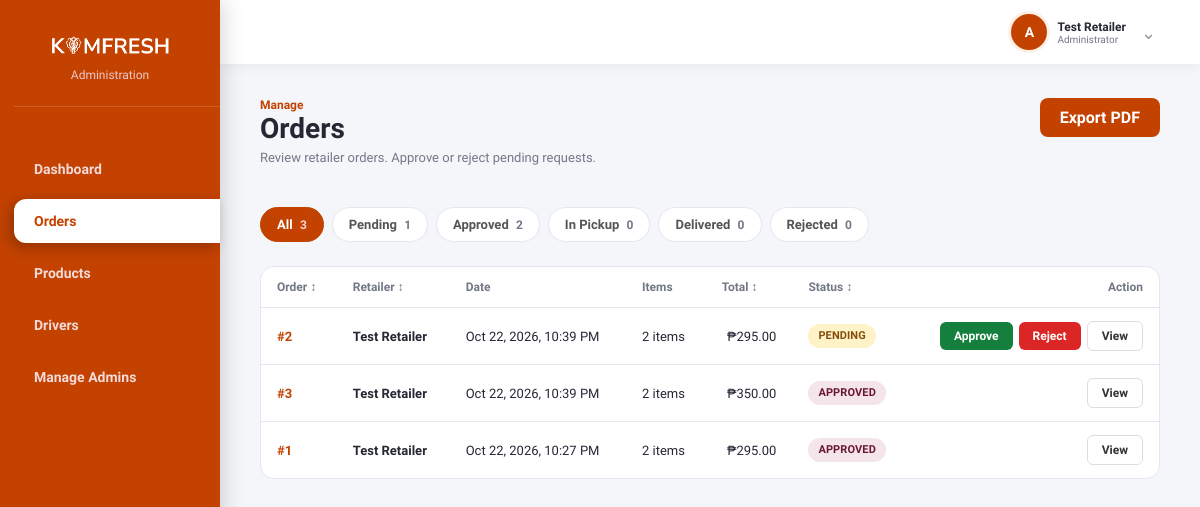
Screenshot of /php-web/orders.php (signed in) with the database file from the repository.
### tables this page shows
CREATE TABLE `order` (
  `order_id` int NOT NULL AUTO_INCREMENT,
  `retailer_id` int DEFAULT NULL,
  `order_date` datetime DEFAULT CURRENT_TIMESTAMP,
  `total_amount` decimal(10,2) DEFAULT NULL,
  `order_status` varchar(20) DEFAULT 'pending',
  PRIMARY KEY (`order_id`),
  KEY `retailer_id` (`retailer_id`),
  CONSTRAINT `order_ibfk_1` FOREIGN KEY (`retailer_id`) REFERENCES `retailer` (`retailer_id`)
);

CREATE TABLE `retailer` (
  `retailer_id` int NOT NULL AUTO_INCREMENT,
  `name` varchar(100) DEFAULT NULL,
  `email` varchar(100) DEFAULT NULL,
  `phone` varchar(20) DEFAULT NULL,
  `password_hash` varchar(255) DEFAULT NULL,
  `address` text,
  `created_at` datetime DEFAULT CURRENT_TIMESTAMP,
  `customer_code` varchar(10) DEFAULT NULL,
  PRIMARY KEY (`retailer_id`),
  UNIQUE KEY `email` (`email`),
  UNIQUE KEY `customer_code` (`customer_code`)
);

### php-web/orders.php (the view, shortened to what this page needs)
<?php
require 'db.php';
$sort = isset($_GET['sort']) ? $_GET['sort'] : 'date_desc';
$orderBy = "o.order_date DESC";
$counts = [
    'all' => $conn->query("SELECT COUNT(*) AS c FROM `order`")->fetch_assoc()['c'],
    'pending' => $conn->query("SELECT COUNT(*) AS c FROM `order` WHERE order_status = 'pending'")->fetch_assoc()['c'],
    'approved' => $conn->query("SELECT COUNT(*) AS c FROM `order` WHERE order_status = 'approved'")->fetch_assoc()['c'],
    'waiting_for_pickup' => $conn->query("SELECT COUNT(*) AS c FROM `order` WHERE order_status = 'waiting_for_pickup'")->fetch_assoc()['c'],
    'delivered' => $conn->query("SELECT COUNT(*) AS c FROM `order` WHERE order_status = 'delivered'")->fetch_assoc()['c'],
    'rejected' => $conn->query("SELECT COUNT(*) AS c FROM `order` WHERE order_status = 'rejected'")->fetch_assoc()['c']
];
$current_filter = isset($_GET['status']) ? $_GET['status'] : 'all';
$limit = 10;
$page = isset($_GET['page']) && is_numeric($_GET['page']) ? (int)$_GET['page'] : 1;
$offset = ($page - 1) * $limit;
$baseSql = "FROM `order` o LEFT JOIN retailer r ON o.retailer_id = r.retailer_id WHERE 1=1";
$sql = "SELECT o.order_id, r.name as retailer_name, r.customer_code, r.address, o.order_status, o.total_amount, o.order_date
        $baseSql ORDER BY $orderBy LIMIT $limit OFFSET $offset";
$orders = $conn->query($sql);
?>
<!DOCTYPE html>
<html>
<head>
    <link rel="stylesheet" href="css/theme.css">
    <link rel="stylesheet" href="css/responsive.css">
    <link rel="stylesheet" href="css/orders.css">
    <link rel="stylesheet" href="css/flow.css">
</head>
<body>
    <div class="dashboard-layout">
        <aside class="sidebar">
            <div class="sidebar-brand">
                <img src="logo.png" alt="KimFresh" class="logo">
                <p>Administration</p>
            </div>
            <nav class="menu">
                <a href="dashboard.php">Dashboard</a>
                <a href="orders.php" class="active">Orders</a>
                <a href="products.php">Products</a>
                <a href="drivers.php">Drivers</a>
                <?php if ($_SESSION['admin_id'] == 1): ?>
                    <a href="superadmin.php">Manage Admins</a>
                <?php endif; ?>
            </nav>
        </aside>
        <div class="main-area">
            <header class="top-header">
                <div class="profile-menu" id="profileMenu">
                    <button type="button" class="profile-trigger" onclick="toggleProfileMenu(event)">
                        <div class="avatar">A</div>
                        <div class="user-info" style="text-align: left;">
                            <p class="user-name" style="margin: 0;"><?php echo $_SESSION['admin_name']; ?></p>
                            <p class="user-role" style="margin: 0;">Administrator</p>
                        </div>
                        <span style="font-size: 18px; color: #999; margin-left: 5px;">⌄</span>
                    </button>
                </div>
            </header>
            <main class="main-content">
                <div style="display:flex; justify-content: space-between; align-items: flex-start; margin-bottom: 20px;">
                    <div>
                        <p class="overview-label">Manage</p>
                        <h1 style="margin:0;">Orders</h1>
                        <p class="page-sub" style="margin-top:5px;">Review retailer orders. Approve or reject pending requests.</p>
                    </div>
                    <a href="?export_pdf=1" download="KimFresh_Orders.pdf" class="btn-export">Export PDF</a>
                </div>
                <div class="toolbar">
                    <div class="tabs">
                        <a href="?status=all&sort=<?php echo $sort; ?>" class="tab <?php echo $current_filter == 'all' ? 'active' : ''; ?>" style="text-decoration:none;">All <span><?php echo $counts['all']; ?></span></a>
                        <a href="?status=pending&sort=<?php echo $sort; ?>" class="tab <?php echo $current_filter == 'pending' ? 'active' : ''; ?>" style="text-decoration:none;">Pending <span><?php echo $counts['pending']; ?></span></a>
                        <a href="?status=approved&sort=<?php echo $sort; ?>" class="tab <?php echo $current_filter == 'approved' ? 'active' : ''; ?>" style="text-decoration:none;">Approved <span><?php echo $counts['approved']; ?></span></a>
                        <a href="?status=waiting_for_pickup&sort=<?php echo $sort; ?>" class="tab <?php echo $current_filter == 'waiting_for_pickup' ? 'active' : ''; ?>" style="text-decoration:none;">In Pickup <span><?php echo $counts['waiting_for_pickup']; ?></span></a>
                        <a href="?status=delivered&sort=<?php echo $sort; ?>" class="tab <?php echo $current_filter == 'delivered' ? 'active' : ''; ?>" style="text-decoration:none;">Delivered <span><?php echo $counts['delivered']; ?></span></a>
                        <a href="?status=rejected&sort=<?php echo $sort; ?>" class="tab <?php echo $current_filter == 'rejected' ? 'active' : ''; ?>" style="text-decoration:none;">Rejected <span><?php echo $counts['rejected']; ?></span></a>
                    </div>
                </div>
                <div class="orders-box">
                    <table class="orders-table">
                        <thead>
                            <tr>
                                <th><a href="?status=<?php echo $current_filter; ?>&sort=<?php echo ($sort == 'id_asc' ? 'id_desc' : 'id_asc'); ?>" style="text-decoration:none; color:inherit;">Order ↕</a></th>
                                <th><a href="?status=<?php echo $current_filter; ?>&sort=<?php echo ($sort == 'retailer_asc' ? 'retailer_desc' : 'retailer_asc'); ?>" style="text-decoration:none; color:inherit;">Retailer ↕</a></th>
                                <th>Date</th>
                                <th>Items</th>
                                <th><a href="?status=<?php echo $current_filter; ?>&sort=<?php echo ($sort == 'total_asc' ? 'total_desc' : 'total_asc'); ?>" style="text-decoration:none; color:inherit;">Total ↕</a></th>
                                <th><a href="?status=<?php echo $current_filter; ?>&sort=<?php echo ($sort == 'status_asc' ? 'status_desc' : 'status_asc'); ?>" style="text-decoration:none; color:inherit;">Status ↕</a></th>
                                <th style="text-align: right;">Action</th>
                            </tr>
                        </thead>
                        <tbody>
                            <?php
                            if ($orders->num_rows > 0) {
                                while($row = $orders->fetch_assoc()) {
                                    $status = strtolower($row["order_status"]);
                                    $displayStatus = strtoupper(str_replace('_', ' ', $row["order_status"]));
                                    $item_query = $conn->query("SELECT SUM(quantity) as total FROM order_item WHERE order_id = " . $row['order_id']);
                                    $item_count = $item_query->fetch_assoc()['total'] ?? 0;
                                    echo "<tr>";
                                    echo "<td><span class='order-no'>#" . $row["order_id"] . "</span></td>";
                                    echo "<td><strong>" . htmlspecialchars($row["retailer_name"]) . "</strong></td>";
                                    echo "<td>" . date('M d, Y, g:i A', strtotime($row['order_date'])) . "</td>";
                                    echo "<td>" . $item_count . " items</td>";
                                    echo "<td class='num'>₱" . number_format($row["total_amount"], 2) . "</td>";
                                    echo "<td><span class='status-pill " . $status . "'>" . $displayStatus . "</span></td>";
                                    echo "<td>";
                                    echo "<div class='action-group'>";
                                    if ($row["order_status"] == 'pending') {
                                        echo "<form method='POST' style='margin:0;'>";
                                        echo "<button type='submit' name='approve_order' class='btn-approve'>Approve</button>";
                                        echo "</form>";
                                        echo "<form method='POST' style='margin:0;'>";
                                        echo "<button type='submit' name='reject_order' class='btn-reject' onclick='return confirm(\"Are you sure you want to reject this order?\");'>Reject</button>";
                                        echo "</form>";
                                    }
                                    echo "<a href='view_order.php?id=" . $row["order_id"] . "' class='btn-view'>View</a>";
                                    echo "</div>";
                                    echo "</td>";
                                    echo "</tr>";
                                }
                            } else {
                                echo "<tr><td colspan='7' style='text-align:center; padding: 20px;'>No orders found for this filter.</td></tr>";
                            }
                            ?>
                        </tbody>
                    </table>
                </div>
            </main>
        </div>
    </div>
</body>
</html>

### php-web/css/theme.css (style rules this page uses)
*, *::before, *::after { font-family: "Nunito Sans", Arial, sans-serif !important; box-sizing: border-box; }
:root { --primary: #C34200; --primary-dark: #9a3400; --primary-soft: #fdf0e6; --bg: #F5F6FA; --surface: #FFFFFF; --line: #E4E7EF; --text: #252733; --muted: #737887; }

### php-web/css/responsive.css (style rules this page uses)
.main-area { min-width: 0; }
img, canvas { max-width: 100%; }
.status, .status-pill { white-space: nowrap; }

### php-web/css/orders.css (style rules this page uses)
* { margin: 0; padding: 0; box-sizing: border-box; font-family: "Nunito Sans", Arial, sans-serif; }
body { min-height: 100vh; background: var(--bg); color: var(--text); }
.dashboard-layout { display: flex; min-height: 100vh; }
.sidebar { width: 220px; height: 100vh; position: fixed; top: 0; left: 0; padding: 30px 0 30px 14px; background: var(--primary); color: white; box-shadow: 4px 0 20px rgba(0, 0, 0, 0.15); }
.sidebar-brand { text-align: center; padding-right: 14px; margin-bottom: 40px; padding-bottom: 24px; border-bottom: 1px solid rgba(255, 255, 255, 0.15); }
.logo { width: 130px; height: auto; }
.sidebar-brand p { margin-top: 2px; font-size: 12px; color: #f0c8c8; }
.menu { display: flex; flex-direction: column; gap: 8px; }
.menu a { padding: 14px 20px; text-decoration: none; color: #f5dada; font-size: 14px; font-weight: 700; border-radius: 12px 0 0 12px; transition: background 0.2s, padding-left 0.2s; }
.menu a.active { background: var(--surface); color: var(--primary); box-shadow: -4px 4px 14px rgba(0, 0, 0, 0.25); }
.main-area { margin-left: 220px; width: calc(100% - 220px); }
.top-header { display: flex; justify-content: flex-end; align-items: center; gap: 24px; height: 64px; padding: 0 36px; background: var(--surface); box-shadow: 0 2px 12px rgba(0, 0, 0, 0.06); }
.avatar { width: 36px; height: 36px; display: flex; align-items: center; justify-content: center; font-size: 14px; font-weight: 800; color: white; background: var(--primary); border-radius: 50%; box-shadow: 0 0 0 3px var(--primary-soft); }
.user-name { font-size: 12px; font-weight: 800; }
.user-role { font-size: 10px; color: var(--muted); }
.main-content { padding: 34px 40px; }
.overview-label { font-size: 12px; font-weight: 700; color: var(--primary); }
.main-content h1 { margin-bottom: 26px; font-size: 28px; font-weight: 800; }
.toolbar { display: flex; justify-content: space-between; align-items: center; flex-wrap: wrap; gap: 14px; margin-bottom: 24px; }
.tabs { display: flex; flex-wrap: wrap; gap: 8px; }
.tab { padding: 9px 16px; font-size: 13px; font-weight: 700; color: #555; background: var(--surface); border: 1px solid var(--line); border-radius: 20px; cursor: pointer; transition: background 0.2s, color 0.2s; }
.tab span { margin-left: 4px; font-size: 12px; color: var(--muted); }
.tab.active { color: white; background: var(--primary); border-color: var(--primary); }
.tab.active span { color: #ffd0d0; }
.page-sub { max-width: 640px; margin: -16px 0 22px; font-size: 13px; color: var(--muted); }
.tab { font-family: inherit; }
.orders-box { background: var(--surface); border: 1px solid var(--line); border-radius: 14px; overflow-x: auto; }
.orders-table { width: 100%; border-collapse: collapse; }
.orders-table th { padding: 13px 16px; font-size: 12px; font-weight: 700; text-align: left; color: var(--muted); background: transparent; border-bottom: 1px solid var(--line); border-radius: 0; }
.orders-table td { padding: 13px 16px; font-size: 13px; border-bottom: 1px solid var(--line); }
.orders-table tr:last-child td { border-bottom: none; }
.orders-table .num { text-align: right; }
.order-no { font-weight: 800; color: var(--primary); }
.status-pill { display: inline-flex; align-items: center; justify-content: center; width: max-content; max-width: 100%; padding: 5px 10px; border-radius: 999px; font-size: 11px; line-height: 1.35; font-weight: 700; letter-spacing: .01em; white-space: nowrap; vertical-align: middle; user-select: none; -webkit-user-select: none; }
.status-pill.pending { color: #854d0e; background: #fef3c7; }
.status-pill.approved { color: #6b1732; background: #f4e5eb; }
.orders-table td:has(.status-pill) { white-space: nowrap; }
button, input, select, textarea { font: inherit; }
button { transition: transform .16s ease, box-shadow .16s ease, background .16s ease; }
.profile-menu { position: relative; }
.profile-trigger { appearance: none; border: 0; background: transparent; color: inherit; font: inherit; text-align: left; cursor: pointer; padding: 7px 10px; border-radius: 12px; gap: 10px; transition: background .18s ease; }

### rows the page displays
order: order_id "2", retailer.name "Test Retailer", order_date "Oct 22, 2026, 10:39 PM", item_count "2", total_amount "295.00", order_status "PENDING"
order: order_id "3", retailer.name "Test Retailer", order_date "Oct 22, 2026, 10:39 PM", item_count "2", total_amount "350.00", order_status "APPROVED"
order: order_id "1", retailer.name "Test Retailer", order_date "Oct 22, 2026, 10:27 PM", item_count "2", total_amount "295.00", order_status "APPROVED"

### other values shown
$_SESSION['admin_name'] "Test Retailer"
$counts['all'] "3"
$counts['pending'] "1"
$counts['approved'] "2"
$counts['waiting_for_pickup'] "0"
$counts['delivered'] "0"
$counts['rejected'] "0"
